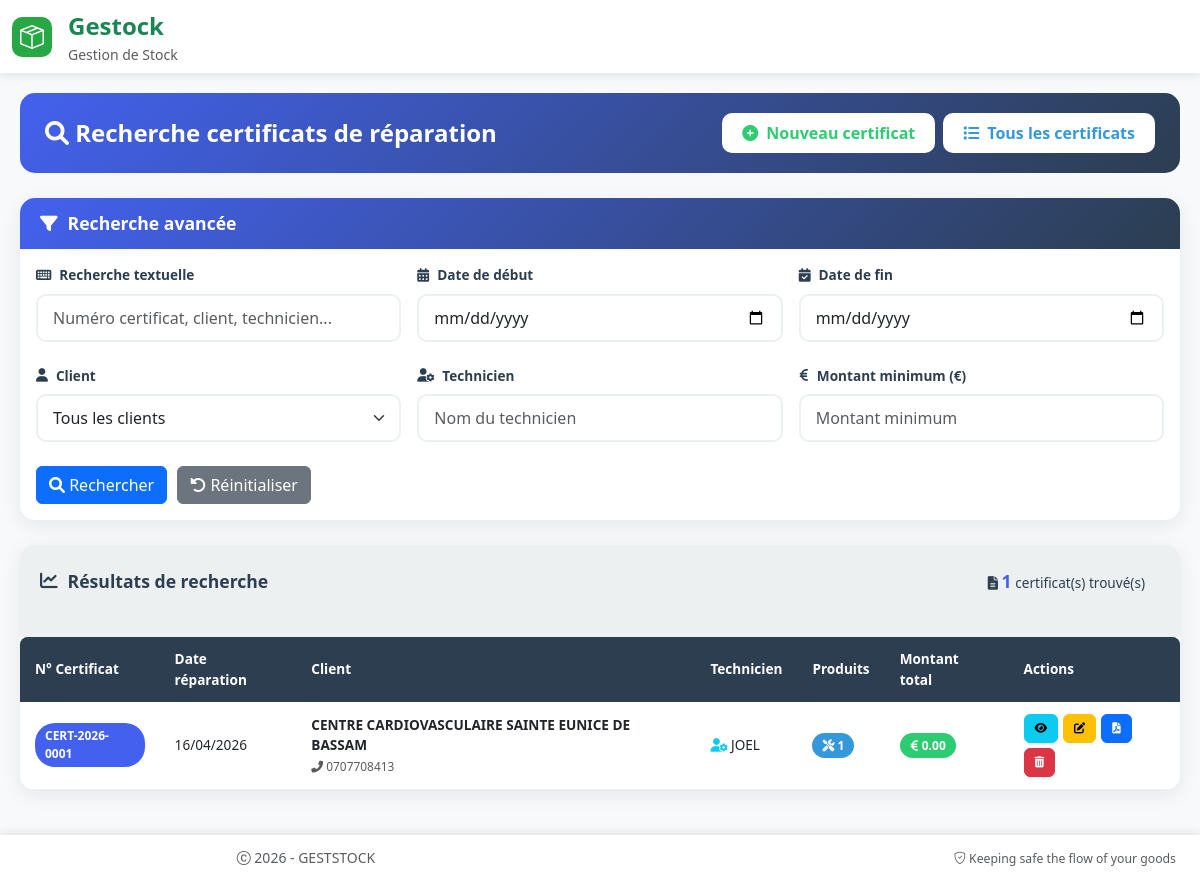
The app's page /certificats/recherche, older data.
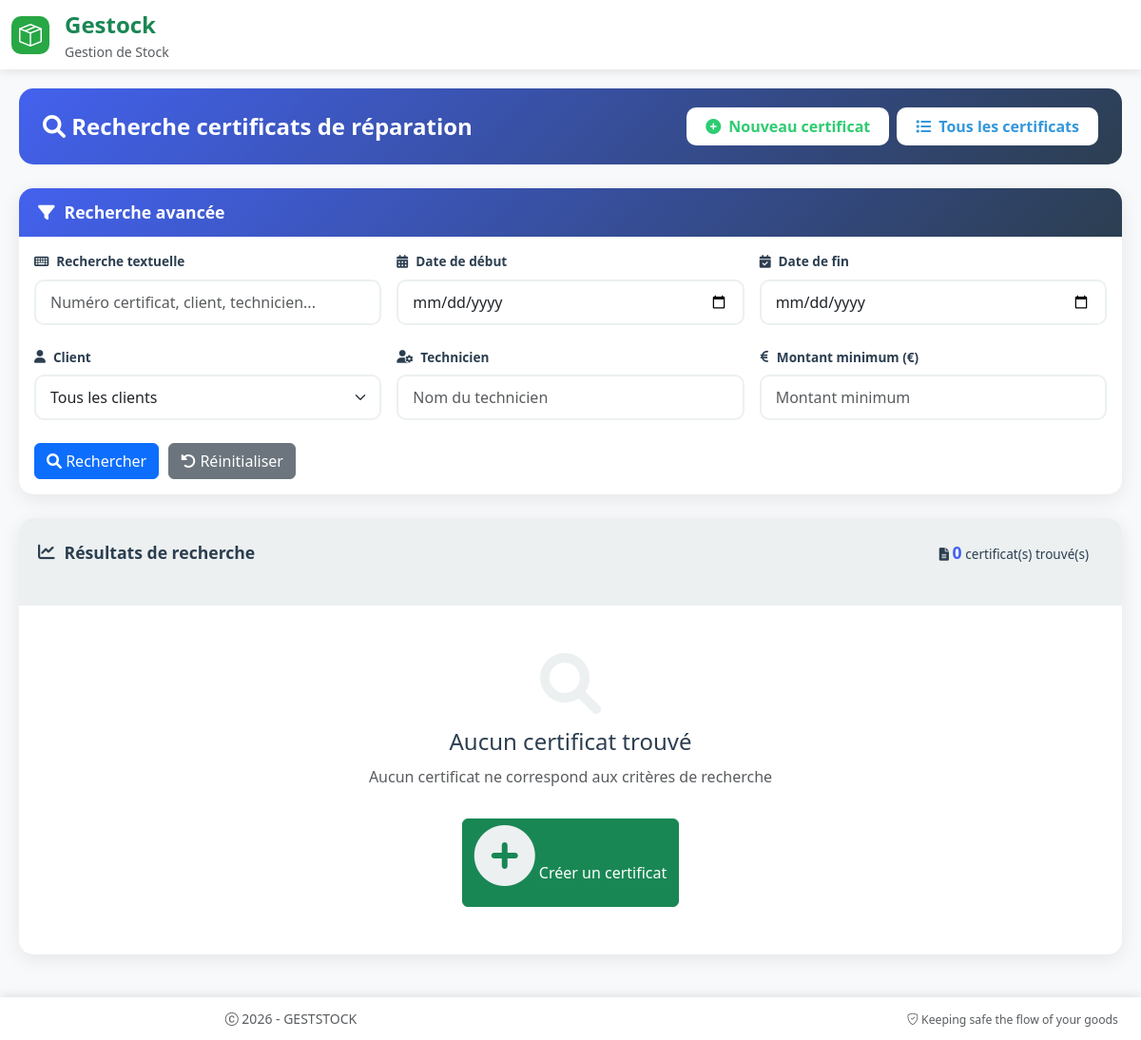
The same page, newer data.
### models.py (models this page shows, shortened)
class CertificatReparation(db.Model):
    __tablename__ = "certificat_reparation"
    id = db.Column(db.Integer, primary_key=True)
    numero_certificat = db.Column(db.String(50), unique=True, nullable=False, index=True)
    date_creation = db.Column(db.DateTime, default=datetime.utcnow)
    date_reparation = db.Column(db.Date, nullable=False)
    observations = db.Column(db.Text)
    technicien = db.Column(db.String(100))
    client_id = db.Column(db.Integer, db.ForeignKey('client.id'), nullable=False)
    client = db.relationship('Client', backref='certificats_reparation')
    reparations = db.relationship('ReparationDetail', back_populates='certificat',
                                  cascade='all, delete-orphan', lazy='joined')

class Client(db.Model):
    __tablename__ = "client"
    id = db.Column(db.Integer, primary_key=True)
    nom_client = db.Column(db.String(100), nullable=False)
    telephone = db.Column(db.String(30))
    adresse = db.Column(db.String(255), nullable=False)
    attn = db.Column(db.String(255))
    certificats = db.relationship('CertificatInstallation',
                                 backref='client_rel',
                                 lazy=True)
    bons_commande = db.relationship(
        "BonCommande",
        back_populates="client",
        cascade="all, delete-orphan"
    )
    bons_livraison = db.relationship(
        "BonLivraison",
        back_populates="client"
    )

### routes.py (the view, shortened to what this page needs)
@app.route('/certificats/recherche')
def recherche_certificats():
    search_term = request.args.get('q', '')
    date_debut = request.args.get('date_debut', '')
    date_fin = request.args.get('date_fin', '')
    query = CertificatReparation.query
    if date_debut:
        query = query.filter(CertificatReparation.date_reparation >= datetime.strptime(date_debut, '%Y-%m-%d'))
    if date_fin:
        query = query.filter(CertificatReparation.date_reparation <= datetime.strptime(date_fin, '%Y-%m-%d'))
    certificats = query.order_by(CertificatReparation.date_creation.desc()).all()
    return render_template('certificats_recherche.html',
                         certificats=certificats,
                         search_term=search_term,
                         date_debut=date_debut,
                         date_fin=date_fin)

### app.py (called while the page is built)
@app.after_request
def close_db_connection(response):
    try:
        db.session.close()
    except:
        pass
    return response

### routes.py (called while the page is built)
@app.after_request
def disable_cache(response):
    response.headers["Cache-Control"] = "no-store, no-cache, must-revalidate, private"
    response.headers["Pragma"] = "no-cache"
    response.headers["Expires"] = "0"
    return response

@app.context_processor
def utility_processor():
    def is_active(prefix):
        """Vérifie si l'endpoint actuel correspond au préfixe donné"""
        return request.endpoint and prefix in request.endpoint
    def has_role(*roles):
        """Vérifie si l'utilisateur connecté a l'un des rôles spécifiés"""
        if not current_user.is_authenticated:
            return False
        return current_user.role in roles
    def current_route():
        """Retourne le nom de la route actuelle"""
        return request.endpoint
    return dict(
        is_active=is_active,
        has_role=has_role,
        current_route=current_route
    )

### templates/certificats_recherche.html (shortened to what the changed rows need)
{% extends "base.html" %}
{% block content %}
<div class="recherche-container">
    <div class="recherche-header">
        <h3>
        </h3>
        <div class="d-flex gap-2">
        </div>
    </div>
    <div class="card">
        <div class="card-header">
        </div>
        <div class="card-body">
        </div>
    </div>
    <div class="card">
        <div class="card-header bg-light">
            <div class="results-header">
                <div class="results-count">
                    <i class="fas fa-file-alt"></i>
                    <strong>{{ certificats|length }}</strong> certificat(s) trouvé(s)
                </div>
            </div>
        </div>
        <div class="card-body p-0">
            {% if certificats %}
            <div class="table-wrapper">
                <table class="table-custom">
                    <thead>
                        <tr>
                            <th>N° Certificat</th>
                            <th>Date réparation</th>
                            <th>Client</th>
                            <th>Technicien</th>
                            <th>Produits</th>
                            <th>Montant total</th>
                            <th>Actions</th>
                        </tr>
                    </thead>
                    <tbody>
                        {% for certificat in certificats %}
                        <tr>
                            <td>
                                <span class="badge-numero" title="Certificat n°{{ certificat.numero_certificat }}">
                                    {{ certificat.numero_certificat }}
                                </span>
                            </div>
                            <td>{{ certificat.date_reparation.strftime('%d/%m/%Y') }}</div>
                            <td>
                                <strong>{{ certificat.client.nom_client }}</strong>
                                {% if certificat.client.telephone %}
                                <br>
                                <small class="text-muted">
                                    <i class="fas fa-phone-alt"></i> {{ certificat.client.telephone }}
                                </small>
                                {% endif %}
                            </div>
                            <td>
                                {% if certificat.technicien %}
                                    <i class="fas fa-user-cog text-info"></i> {{ certificat.technicien }}
                                {% else %}
                                    <span class="text-muted">—</span>
                                {% endif %}
                            </div>
                            <td>
                                <span class="badge-produits">
                                    <i class="fas fa-tools"></i> {{ certificat.reparations|length }}
                                </span>
                            </div>
                            <td>
                                {% set total = certificat.reparations|sum(attribute='cout_reparation') %}
                                <span class="badge-montant">
                                    <i class="fas fa-euro-sign"></i> {{ "{:,.2f}".format(total) }}
                                </span>
                            </div>
                            <td>
                                <div class="action-group">
                                    <a href="{{ url_for('voir_certificat', id=certificat.id) }}"
                                       class="btn btn-info" title="Voir">
                                        <i class="fas fa-eye"></i>
                                    </a>
                                    <a href="{{ url_for('modifier_certificat', id=certificat.id) }}"
                                       class="btn btn-warning" title="Modifier">
                                        <i class="fas fa-edit"></i>
                                    </a>
                                    <a href="{{ url_for('generer_pdf_certificat', id=certificat.id) }}"
                                       class="btn btn-primary" title="PDF" target="_blank">
                                        <i class="fas fa-file-pdf"></i>
                                    </a>
                                    <button type="button"
                                            class="btn btn-danger"
                                            title="Supprimer"
                                            onclick="confirmDelete('{{ certificat.id }}', '{{ certificat.numero_certificat }}')">
                                        <i class="fas fa-trash-alt"></i>
                                    </button>
                                </div>
                            </div>
                        {% endfor %}
            </div>
            {% else %}
            <div class="empty-state">
                <i class="fas fa-search"></i>
                <h4>Aucun certificat trouvé</h4>
                <p class="text-muted">Aucun certificat ne correspond aux critères de recherche</p>
                <a href="{{ url_for('creer_certificat') }}" class="btn btn-success mt-3">
                    <i class="fas fa-plus-circle"></i> Créer un certificat
                </a>
            </div>
            {% endif %}
        </div>
    </div>
</div>
<link rel="stylesheet" href="https://cdnjs.cloudflare.com/ajax/libs/font-awesome/6.0.0/css/all.min.css">
{% endblock %}

Row changes from the older to the newer data that the page shows:
removed CertificatReparation: numero_certificat "CERT-2026-0001", date_reparation "16/04/2026", client.nom_client "CENTRE CARDIOVASCULAIRE SAINTE EUNICE DE BASSAM", client.telephone "0707708413", technicien "JOEL", reparations|length "1", total "0.00"
Text that changed along with them:
{{ certificats|length }}: "1" → "0"
text no longer shown: "N° Certificat Date réparation Client Technicien Produits Montant total Actions"
text now shown: "Aucun certificat trouvé Aucun certificat ne correspond aux critères de recherche Créer un certificat"
